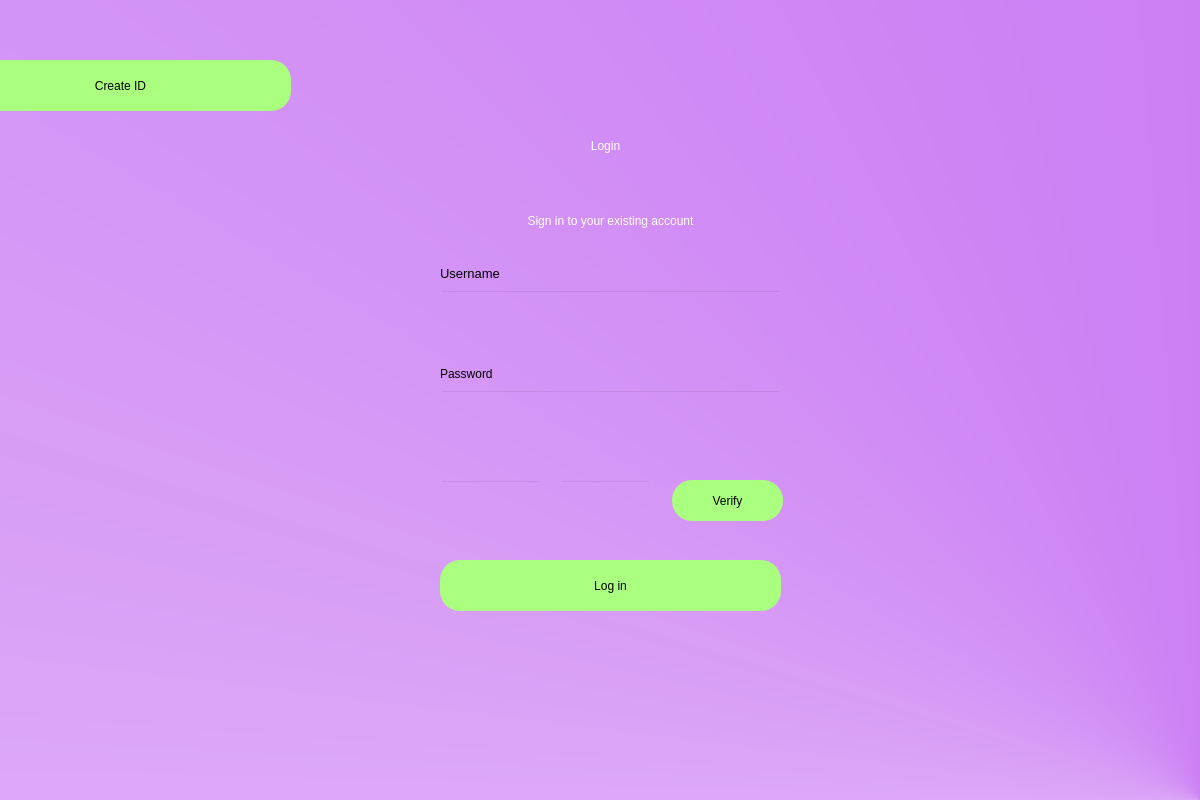
<?xml version="1.0" encoding="UTF-8"?>
<ui version="4.0">
 <class>LoginPage</class>
 <widget class="QDialog" name="LoginPage">
  <property name="geometry">
   <rect>
    <x>0</x>
    <y>0</y>
    <width>1200</width>
    <height>800</height>
   </rect>
  </property>
  <property name="windowTitle">
   <string>LoginPage</string>
  </property>
  <widget class="QWidget" name="bgwidget" native="true">
   <property name="geometry">
    <rect>
     <x>0</x>
     <y>0</y>
     <width>1201</width>
     <height>801</height>
    </rect>
   </property>
   <property name="styleSheet">
    <string notr="true">QWidget#bgwidget{
background:qconicalgradient(cx:1, cy:1, angle:4.8, stop:0 rgba(186, 83, 240, 249), stop:1 rgba(255, 255, 255, 255));}</string>
   </property>
   <widget class="QLabel" name="label">
    <property name="geometry">
     <rect>
      <x>330</x>
      <y>110</y>
      <width>551</width>
      <height>71</height>
     </rect>
    </property>
    <property name="styleSheet">
     <string notr="true">font: 36pt &quot;MS Shell Dlg 2&quot;; color:rgb(255, 255, 255)</string>
    </property>
    <property name="text">
     <string>Login</string>
    </property>
    <property name="alignment">
     <set>Qt::AlignCenter</set>
    </property>
   </widget>
   <widget class="QLabel" name="label_2">
    <property name="geometry">
     <rect>
      <x>370</x>
      <y>200</y>
      <width>481</width>
      <height>41</height>
     </rect>
    </property>
    <property name="styleSheet">
     <string notr="true">font: 16pt &quot;MS Shell Dlg 2&quot;;color:rgb(255, 255, 255)</string>
    </property>
    <property name="text">
     <string>Sign in to your existing account</string>
    </property>
    <property name="alignment">
     <set>Qt::AlignCenter</set>
    </property>
   </widget>
   <widget class="QPushButton" name="login">
    <property name="geometry">
     <rect>
      <x>440</x>
      <y>560</y>
      <width>341</width>
      <height>51</height>
     </rect>
    </property>
    <property name="styleSheet">
     <string notr="true">border-radius:20px;
background-color: rgb(170, 255, 127);
font: 14pt &quot;MS Shell Dlg 2&quot;;</string>
    </property>
    <property name="text">
     <string>Log in</string>
    </property>
   </widget>
   <widget class="QLineEdit" name="emailfield">
    <property name="geometry">
     <rect>
      <x>440</x>
      <y>290</y>
      <width>341</width>
      <height>51</height>
     </rect>
    </property>
    <property name="styleSheet">
     <string notr="true">background-color:rgba(0,0,0,0);
font: 12pt &quot;MS Shell Dlg 2&quot;;</string>
    </property>
   </widget>
   <widget class="QLineEdit" name="passwordfield">
    <property name="geometry">
     <rect>
      <x>440</x>
      <y>390</y>
      <width>341</width>
      <height>51</height>
     </rect>
    </property>
    <property name="styleSheet">
     <string notr="true">background-color:rgba(0,0,0,0);
font: 12pt &quot;MS Shell Dlg 2&quot;;</string>
    </property>
   </widget>
   <widget class="QLabel" name="label_3">
    <property name="geometry">
     <rect>
      <x>440</x>
      <y>263</y>
      <width>81</width>
      <height>20</height>
     </rect>
    </property>
    <property name="font">
     <font>
      <family>MS Shell Dlg 2</family>
      <pointsize>10</pointsize>
      <weight>50</weight>
      <italic>false</italic>
      <bold>false</bold>
     </font>
    </property>
    <property name="styleSheet">
     <string notr="true">font: 10pt &quot;MS Shell Dlg 2&quot;;</string>
    </property>
    <property name="text">
     <string>Username</string>
    </property>
   </widget>
   <widget class="QLabel" name="label_4">
    <property name="geometry">
     <rect>
      <x>440</x>
      <y>364</y>
      <width>81</width>
      <height>20</height>
     </rect>
    </property>
    <property name="styleSheet">
     <string notr="true">font: 10pt &quot;MS Shell Dlg 2&quot;;</string>
    </property>
    <property name="text">
     <string>Password</string>
    </property>
   </widget>
   <widget class="QLineEdit" name="lineEdit1">
    <property name="geometry">
     <rect>
      <x>440</x>
      <y>480</y>
      <width>101</width>
      <height>41</height>
     </rect>
    </property>
    <property name="styleSheet">
     <string notr="true">background-color:rgba(0,0,0,0);
font: 12pt &quot;MS Shell Dlg 2&quot;;</string>
    </property>
   </widget>
   <widget class="QLineEdit" name="lineEdit2">
    <property name="geometry">
     <rect>
      <x>560</x>
      <y>480</y>
      <width>91</width>
      <height>41</height>
     </rect>
    </property>
    <property name="styleSheet">
     <string notr="true">background-color:rgba(0,0,0,0);
font: 12pt &quot;MS Shell Dlg 2&quot;;</string>
    </property>
   </widget>
   <widget class="QPushButton" name="verify">
    <property name="geometry">
     <rect>
      <x>672</x>
      <y>480</y>
      <width>111</width>
      <height>41</height>
     </rect>
    </property>
    <property name="styleSheet">
     <string notr="true">border-radius:20px;
background-color: rgb(170, 255, 127);
font: 14pt &quot;MS Shell Dlg 2&quot;;</string>
    </property>
    <property name="text">
     <string>Verify</string>
    </property>
   </widget>
   <widget class="QLabel" name="label_5">
    <property name="geometry">
     <rect>
      <x>800</x>
      <y>480</y>
      <width>211</width>
      <height>31</height>
     </rect>
    </property>
    <property name="text">
     <string/>
    </property>
   </widget>
   <widget class="QPushButton" name="create_id_back">
    <property name="geometry">
     <rect>
      <x>-50</x>
      <y>60</y>
      <width>341</width>
      <height>51</height>
     </rect>
    </property>
    <property name="styleSheet">
     <string notr="true">border-radius:20px;
background-color: rgb(170, 255, 127);
font: 14pt &quot;MS Shell Dlg 2&quot;;</string>
    </property>
    <property name="text">
     <string>Create ID</string>
    </property>
   </widget>
  </widget>
 </widget>
 <resources/>
 <connections/>
</ui>
